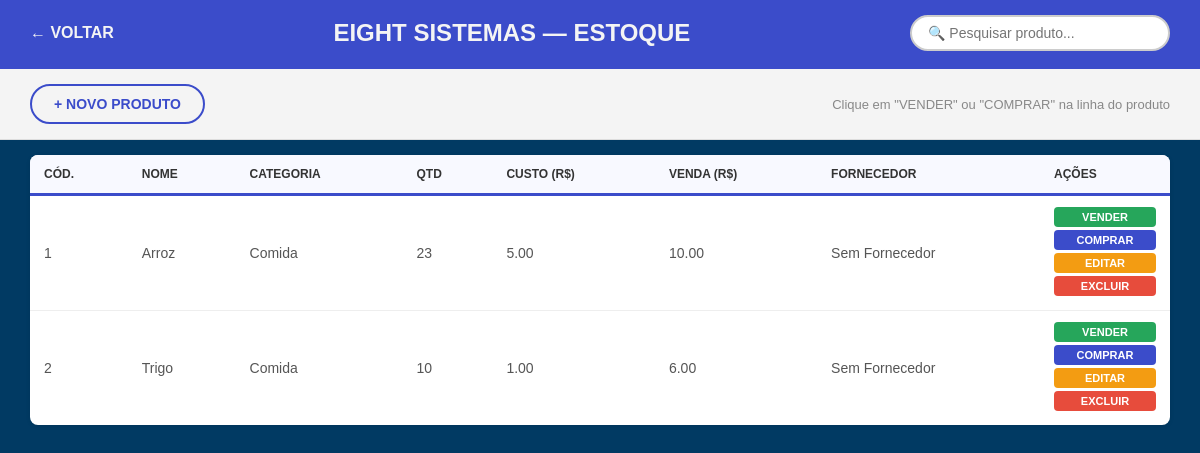
The page /estoque on the database its author committed.
### app.py (models this page shows)
class Produto(db.Model):
    __tablename__ = 'produtos'
    id = db.Column(db.Integer, primary_key=True)
    nome = db.Column(db.String(50))
    categoria = db.Column(db.String(50))
    quantidade = db.Column(db.Integer, default=0)
    estoque_minimo = db.Column(db.Integer, default=5)
    preco_custo = db.Column(db.Numeric(10, 2))
    preco_venda = db.Column(db.Numeric(10, 2))
    fornecedor_id = db.Column(db.Integer, db.ForeignKey('fornecedores.id'))
    descricao = db.Column(db.Text)

### app.py (the view)
@app.route('/estoque')
def estoque():
    produtos_db = Produto.query.all()
    fornecedores_db = Fornecedor.query.all()
    lista_para_exibir = []
    for p in produtos_db:
        forn = Fornecedor.query.get(p.fornecedor_id)
        lista_para_exibir.append({
            "id": p.id,
            "nome": p.nome,
            "quantidade": p.quantidade,
            "preco_venda": p.preco_venda,
            "preco_custo": p.preco_custo,
            "fornecedor_nome": forn.nome if forn else "Sem Fornecedor",
            "fornecedor_id": p.fornecedor_id,
            "categoria": p.categoria,
            "estoque_minimo": p.estoque_minimo,
        })
    return render_template('estoque.html', produtos=lista_para_exibir, fornecedores=fornecedores_db)

### templates/estoque.html (shortened to what this page needs)
<!DOCTYPE html>
<html lang="pt-br">
<head>
</head>
<body>
<div class="header">
    <a href="/">&#8592; VOLTAR</a>
    <h2>EIGHT SISTEMAS — ESTOQUE</h2>
    <input type="text" id="inputPesquisa" class="search-bar" onkeyup="filtrarProdutos()" placeholder="&#128269; Pesquisar produto...">
</div>
<div class="top-bar">
    <div style="display:flex; gap:10px;">
        <button class="btn btn-compra" onclick="mostrarFormCadastro()">+ NOVO PRODUTO</button>
    </div>
    <span style="color:#888; font-size:13px;">Clique em "VENDER" ou "COMPRAR" na linha do produto</span>
</div>
<table>
    <thead>
        <tr>
            <th>CÓD.</th>
            <th>NOME</th>
            <th>CATEGORIA</th>
            <th>QTD</th>
            <th>CUSTO (R$)</th>
            <th>VENDA (R$)</th>
            <th>FORNECEDOR</th>
            <th style="width:130px;">AÇÕES</th>
        </tr>
    </thead>
    <tbody>
        {% for p in produtos %}
        <tr>
            <td>{{ p.id }}</td>
            <td>{{ p.nome }}</td>
            <td>{{ p.categoria }}</td>
            <td class="{{ 'qtd-baixa' if p.quantidade <= p.estoque_minimo else '' }}">
                {{ p.quantidade }}
            </td>
            <td>{{ "%.2f"|format(p.preco_custo|float) if p.preco_custo else "-" }}</td>
            <td>{{ "%.2f"|format(p.preco_venda|float) if p.preco_venda else "-" }}</td>
            <td>{{ p.fornecedor_nome }}</td>
            <td>
                <button class="acao-btn acao-venda"
                        onclick="prepararVenda('{{ p.id }}', '{{ p.nome }}')">
                    VENDER
                </button>
                <button class="acao-btn acao-comprar"
                        onclick="prepararReposicao('{{ p.id }}', '{{ p.nome }}')">
                    COMPRAR
                </button>
                <button class="acao-btn acao-editar"
                        onclick="prepararEdicao('{{ p.id }}', '{{ p.nome }}', '{{ p.categoria }}', '{{ p.quantidade }}', '{{ p.preco_venda }}', '{{ p.preco_custo }}', '{{ p.fornecedor_id }}')">
                    EDITAR
                </button>
                <a class="acao-btn acao-excluir"
                   href="{{ url_for('excluir_produto', id=p.id) }}"
                   onclick="return confirm('Deseja apagar {{ p.nome }}?')">
                    EXCLUIR
                </a>
            </td>
        </tr>
        {% endfor %}
    </tbody>
</table>
</body>
</html>

### templates/estoque.html (style rules this page uses)
* { box-sizing: border-box; }
body { font-family: sans-serif; margin: 0; background-color: #013a63; }
.header { background-color: #3b4cca; border-bottom: 3px solid #3b4cca; padding: 15px 30px; display: flex; justify-content: space-between; align-items: center; }
.header a { text-decoration: none; font-weight: bold; color: #f4f4f4; }
.header h2 { margin: 0; color: #f4f4f4; }
.top-bar { display: flex; justify-content: space-between; align-items: center; padding: 15px 30px; background: #f4f4f4; border-bottom: 1px solid #ddd; flex-wrap: wrap; gap: 10px; }
.btn { padding: 10px 22px; border-radius: 20px; border: 2px solid; font-weight: bold; cursor: pointer; background: #f4f4f4; font-size: 14px; }
.btn-compra { border-color: #3b4cca; color: #3b4cca; }
.search-bar { padding: 8px 16px; border-radius: 20px; border: 2px solid #ccc; width: 260px; font-size: 14px; }
table { width: calc(100% - 60px); margin: 15px 30px; border-collapse: collapse; background: white; border-radius: 8px; overflow: hidden; box-shadow: 0 1px 4px rgba(0,0,0,0.1); }
th { border-bottom: 3px solid #3b4cca; color: #333; padding: 12px 14px; text-align: left; text-transform: uppercase; font-size: 12px; background: #f8f9ff; }
td { padding: 11px 14px; border-bottom: 1px solid #eee; color: #555; font-size: 14px; }
tr:last-child td { border-bottom: none; }
.acao-btn { padding: 4px 10px; border: none; border-radius: 4px; font-size: 11px; font-weight: bold; cursor: pointer; color: white; width: 100%; margin-bottom: 3px; text-align: center; display: block; text-decoration: none; }
.acao-venda { background: #26a65b; }
.acao-comprar { background: #3b4cca; }
.acao-editar { background: #f39c12; }
.acao-excluir { background: #e74c3c; }

### rows shown on the page
Produto: id "1", nome "Arroz", categoria "Comida", quantidade "23", preco_custo "5.00", preco_venda "10.00", fornecedor_nome "Sem Fornecedor"
Produto: id "2", nome "Trigo", categoria "Comida", quantidade "10", preco_custo "1.00", preco_venda "6.00", fornecedor_nome "Sem Fornecedor"
